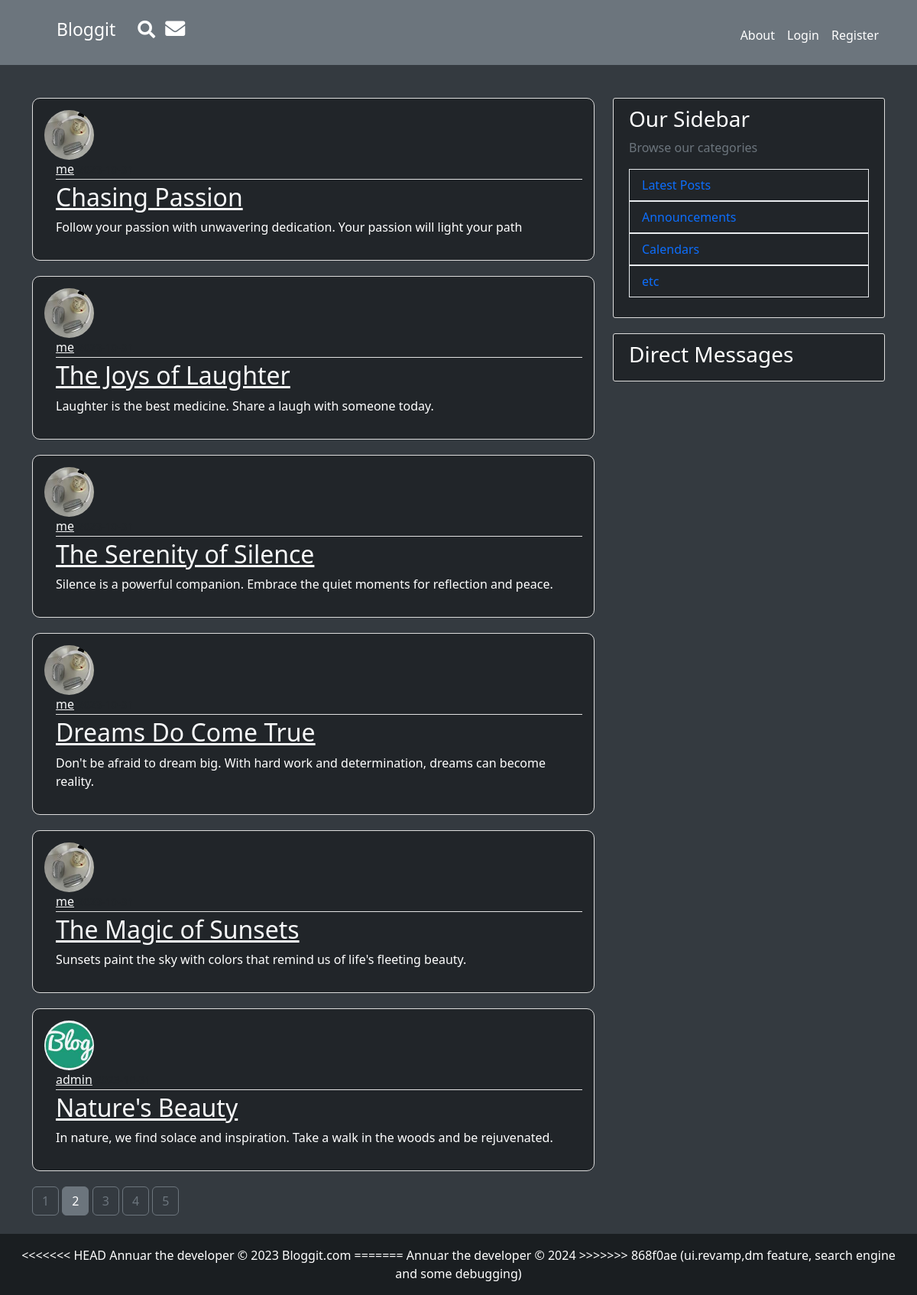
The page /home?page=2 on the database its author committed.
### flaskblog/models.py (models this page shows, shortened)
class Post(db.Model):
    id = db.Column(db.Integer, primary_key=True)
    title = db.Column(db.String(100), nullable=False)
    date_posted = db.Column(db.DateTime, nullable=False, default=datetime.utcnow)
    content = db.Column(db.Text, nullable=False)
    user_id = db.Column(db.Integer, db.ForeignKey('user.id'), nullable=False)

class User(db.Model, UserMixin):
    id = db.Column(db.Integer, primary_key=True)
    username = db.Column(db.String(20), unique=True, nullable=False)
    email = db.Column(db.String(120), unique=True, nullable=False)
    image_file = db.Column(db.String(20), nullable=False, default='default.jpeg')
    password = db.Column(db.String(60), nullable=False)
    post = db.relationship('Post', backref='author', lazy=True)
    sent_messages = db.relationship('Message', foreign_keys='Message.sender_id', backref='sender', lazy='dynamic')
    received_messages = db.relationship('Message', foreign_keys='Message.recipient_id', backref='recipient', lazy='dynamic')

### flaskblog/routes.py (the view)
@app.route("/")
@app.route("/home")
def home():
    page = request.args.get('page', 1, type=int)
    posts = Post.query.order_by(Post.date_posted.desc()).paginate(page=page, per_page=6)
    return render_template("home.html", posts=posts)

### flaskblog/templates/home.html (shortened to what this page needs)
{% extends "layout.html" %}
{% block content %}
{% for post in posts.items %}
    <article class="media content-section bg-dark" style="color: #fff; padding: 15px; border-radius: 10px; margin-bottom: 20px;">
        <img class="rounded-circle article-img" id="profile_image" src="{{ url_for('static', filename='profile_pics/' + post.author.image_file) }}" onclick="handleProfilePictureClick()">
        <div class="media-body" style="margin-left: 15px;">
            <div class="article-metadata">
                <a class="mr-2 text-light" href="{{ url_for('user_posts', username=post.author.username) }}">{{ post.author.username }}</a>
                <small class="text-muted">{{ post.date_posted.strftime('%Y-%m-%d') }}</small>
            </div>
            <h2><a class="article-title text-light" href="{{ url_for('post', post_id=post.id)}}">{{ post.title }}</a></h2>
            <p class="article-content">{{ post.content }}</p>
        </div>
    </article>
{% endfor %}
{% for page_num in posts.iter_pages(left_edge=1, right_edge=1, left_current=1, right_current=2) %}
    {% if page_num %}
        {% if posts.page == page_num %}
            <a class="btn btn-secondary mb-4" href="{{ url_for('home', page=page_num)}}">{{ page_num }}</a>
        {% else %}
            <a class="btn btn-outline-secondary mb-4" href="{{ url_for('home', page=page_num)}}">{{ page_num }}</a>
        {% endif %}
    {% else %}
        ...
    {% endif %}
{% endfor %}
{% endblock content %}

### flaskblog/static/main.css (style rules this page uses)
body { background: #fafafa; color: #333333; margin-top: 5rem; display: flex; flex-direction: column; min-height: 100vh; }
h1, h2, h3, h4, h5, h6 { color: #444444; }
.content-section { background: #ffffff; padding: 10px 20px; border: 1px solid #dddddd; border-radius: 3px; margin-bottom: 20px; }
.article-title { color: #444444; }
.article-content { white-space: pre-line; }
.article-img { height: 65px; width: 65px; margin-right: 16px; }
.article-metadata { padding-bottom: 1px; margin-bottom: 4px; border-bottom: 1px solid #e3e3e3 }

### flaskblog/templates/layout.html (style rules this page uses)
body { background-color: #343a40; color: #ffffff; }

### rows shown on the page
Post: image_file (picture), author.username "me", title "Chasing Passion", content "Follow your passion with unwavering dedication. Your passion will light your path"
Post: image_file (picture), author.username "me", title "The Joys of Laughter", content "Laughter is the best medicine. Share a laugh with someone today."
Post: image_file (picture), author.username "me", title "The Serenity of Silence", content "Silence is a powerful companion. Embrace the quiet moments for reflection and peace."
Post: image_file (picture), author.username "me", title "Dreams Do Come True", content "Don't be afraid to dream big. With hard work and determination, dreams can become reality."
Post: image_file (picture), author.username "me", title "The Magic of Sunsets", content "Sunsets paint the sky with colors that remind us of life's fleeting beauty."
Post: image_file (picture), author.username "admin", title "Nature's Beauty", content "In nature, we find solace and inspiration. Take a walk in the woods and be rejuvenated."

### other values the page prints
{{ page_num }} "1" "3" "4" "5"
{{ page_num }} "2"
